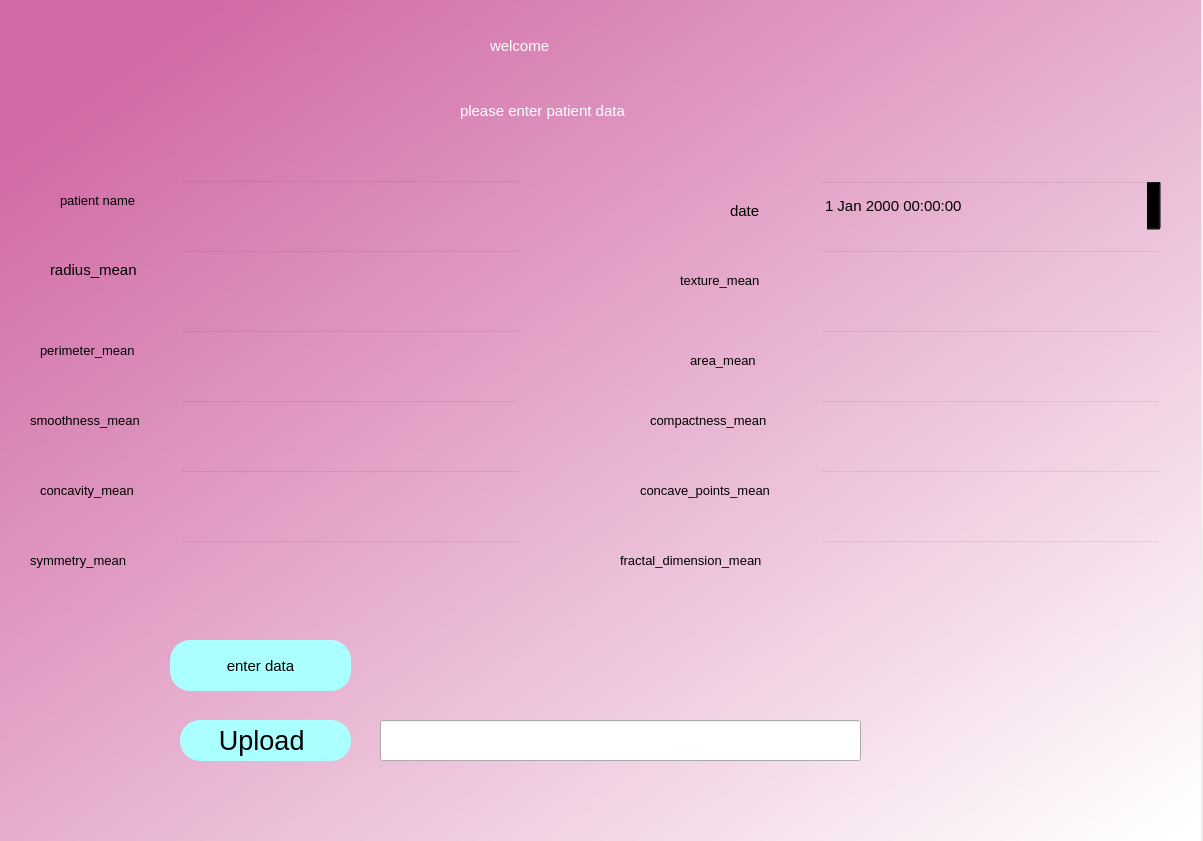
<?xml version="1.0" encoding="UTF-8"?>
<ui version="4.0">
 <class>Dialog</class>
 <widget class="QDialog" name="Dialog">
  <property name="geometry">
   <rect>
    <x>0</x>
    <y>0</y>
    <width>1203</width>
    <height>841</height>
   </rect>
  </property>
  <property name="sizeIncrement">
   <size>
    <width>1</width>
    <height>1</height>
   </size>
  </property>
  <property name="windowTitle">
   <string>Dialog</string>
  </property>
  <widget class="QWidget" name="bgwidget" native="true">
   <property name="geometry">
    <rect>
     <x>0</x>
     <y>0</y>
     <width>1201</width>
     <height>841</height>
    </rect>
   </property>
   <property name="font">
    <font>
     <pointsize>11</pointsize>
    </font>
   </property>
   <property name="styleSheet">
    <string notr="true">QWidget#bgwidget{
background-color:qlineargradient(spread:pad, x1:0.091, y1:0.101636, x2:0.991379, y2:0.977, stop:0 rgba(209, 107, 165, 255), stop:1 rgba(255, 255, 255, 255));}</string>
   </property>
   <widget class="QLabel" name="label">
    <property name="geometry">
     <rect>
      <x>490</x>
      <y>10</y>
      <width>241</width>
      <height>71</height>
     </rect>
    </property>
    <property name="styleSheet">
     <string notr="true">font: 36pt &quot;MS Shell Dlg 2&quot;; color:rgb(255, 255, 255)</string>
    </property>
    <property name="text">
     <string>welcome</string>
    </property>
   </widget>
   <widget class="QLabel" name="label_2">
    <property name="geometry">
     <rect>
      <x>460</x>
      <y>90</y>
      <width>311</width>
      <height>41</height>
     </rect>
    </property>
    <property name="styleSheet">
     <string notr="true">font: 16pt &quot;MS Shell Dlg 2&quot;;color:rgb(255, 255, 255)</string>
    </property>
    <property name="text">
     <string>please enter patient data</string>
    </property>
   </widget>
   <widget class="QPushButton" name="enterdata">
    <property name="geometry">
     <rect>
      <x>170</x>
      <y>640</y>
      <width>181</width>
      <height>51</height>
     </rect>
    </property>
    <property name="styleSheet">
     <string notr="true">border-radius:20px;
background-color: rgb(170, 255, 255);
font: 14pt &quot;MS Shell Dlg 2&quot;;</string>
    </property>
    <property name="text">
     <string>enter data</string>
    </property>
   </widget>
   <widget class="QLineEdit" name="symmetry_mean_enter">
    <property name="geometry">
     <rect>
      <x>180</x>
      <y>540</y>
      <width>341</width>
      <height>51</height>
     </rect>
    </property>
    <property name="styleSheet">
     <string notr="true">background-color:rgba(0,0,0,0);
font: 12pt &quot;MS Shell Dlg 2&quot;;</string>
    </property>
   </widget>
   <widget class="QLineEdit" name="radius_mean_enter">
    <property name="geometry">
     <rect>
      <x>180</x>
      <y>250</y>
      <width>341</width>
      <height>51</height>
     </rect>
    </property>
    <property name="styleSheet">
     <string notr="true">background-color:rgba(0,0,0,0);
font: 12pt &quot;MS Shell Dlg 2&quot;;</string>
    </property>
   </widget>
   <widget class="QLabel" name="label_3">
    <property name="geometry">
     <rect>
      <x>60</x>
      <y>190</y>
      <width>101</width>
      <height>20</height>
     </rect>
    </property>
    <property name="font">
     <font>
      <family>MS Shell Dlg 2</family>
      <pointsize>10</pointsize>
      <weight>50</weight>
      <italic>false</italic>
      <bold>false</bold>
     </font>
    </property>
    <property name="styleSheet">
     <string notr="true">font: 10pt &quot;MS Shell Dlg 2&quot;;</string>
    </property>
    <property name="text">
     <string>patient name</string>
    </property>
   </widget>
   <widget class="QLabel" name="radius_mean">
    <property name="geometry">
     <rect>
      <x>50</x>
      <y>260</y>
      <width>111</width>
      <height>20</height>
     </rect>
    </property>
    <property name="styleSheet">
     <string notr="true">font: 10pt &quot;MS Shell Dlg 2&quot;;</string>
    </property>
    <property name="text">
     <string>radius_mean</string>
    </property>
   </widget>
   <widget class="QLineEdit" name="fractal_dimension_mean_enter">
    <property name="geometry">
     <rect>
      <x>820</x>
      <y>540</y>
      <width>341</width>
      <height>51</height>
     </rect>
    </property>
    <property name="styleSheet">
     <string notr="true">background-color:rgba(0,0,0,0);
font: 12pt &quot;MS Shell Dlg 2&quot;;</string>
    </property>
   </widget>
   <widget class="QLineEdit" name="area_mean_enter">
    <property name="geometry">
     <rect>
      <x>820</x>
      <y>330</y>
      <width>341</width>
      <height>51</height>
     </rect>
    </property>
    <property name="styleSheet">
     <string notr="true">background-color:rgba(0,0,0,0);
font: 12pt &quot;MS Shell Dlg 2&quot;;</string>
    </property>
   </widget>
   <widget class="QLineEdit" name="texture_mean_enter">
    <property name="geometry">
     <rect>
      <x>820</x>
      <y>250</y>
      <width>341</width>
      <height>51</height>
     </rect>
    </property>
    <property name="styleSheet">
     <string notr="true">background-color:rgba(0,0,0,0);
font: 12pt &quot;MS Shell Dlg 2&quot;;</string>
    </property>
   </widget>
   <widget class="QLineEdit" name="perimeter_mean_enter">
    <property name="geometry">
     <rect>
      <x>180</x>
      <y>330</y>
      <width>341</width>
      <height>51</height>
     </rect>
    </property>
    <property name="styleSheet">
     <string notr="true">background-color:rgba(0,0,0,0);
font: 12pt &quot;MS Shell Dlg 2&quot;;</string>
    </property>
   </widget>
   <widget class="QLineEdit" name="compactness_mean_enter">
    <property name="geometry">
     <rect>
      <x>820</x>
      <y>400</y>
      <width>341</width>
      <height>51</height>
     </rect>
    </property>
    <property name="styleSheet">
     <string notr="true">background-color:rgba(0,0,0,0);
font: 12pt &quot;MS Shell Dlg 2&quot;;</string>
    </property>
   </widget>
   <widget class="QLineEdit" name="smoothness_mean_enter">
    <property name="geometry">
     <rect>
      <x>180</x>
      <y>400</y>
      <width>341</width>
      <height>51</height>
     </rect>
    </property>
    <property name="styleSheet">
     <string notr="true">background-color:rgba(0,0,0,0);
font: 12pt &quot;MS Shell Dlg 2&quot;;</string>
    </property>
   </widget>
   <widget class="QLineEdit" name="concavity_mean_enter">
    <property name="geometry">
     <rect>
      <x>180</x>
      <y>470</y>
      <width>341</width>
      <height>51</height>
     </rect>
    </property>
    <property name="styleSheet">
     <string notr="true">background-color:rgba(0,0,0,0);
font: 12pt &quot;MS Shell Dlg 2&quot;;</string>
    </property>
   </widget>
   <widget class="QLineEdit" name="concave_points_mean_enter">
    <property name="geometry">
     <rect>
      <x>820</x>
      <y>470</y>
      <width>341</width>
      <height>51</height>
     </rect>
    </property>
    <property name="styleSheet">
     <string notr="true">background-color:rgba(0,0,0,0);
font: 12pt &quot;MS Shell Dlg 2&quot;;</string>
    </property>
   </widget>
   <widget class="QLabel" name="fractal_dimension_mean">
    <property name="geometry">
     <rect>
      <x>620</x>
      <y>550</y>
      <width>191</width>
      <height>20</height>
     </rect>
    </property>
    <property name="font">
     <font>
      <family>MS Shell Dlg 2</family>
      <pointsize>10</pointsize>
      <weight>50</weight>
      <italic>false</italic>
      <bold>false</bold>
     </font>
    </property>
    <property name="styleSheet">
     <string notr="true">font: 10pt &quot;MS Shell Dlg 2&quot;;</string>
    </property>
    <property name="text">
     <string>fractal_dimension_mean</string>
    </property>
   </widget>
   <widget class="QLabel" name="texture_mean">
    <property name="geometry">
     <rect>
      <x>680</x>
      <y>270</y>
      <width>121</width>
      <height>20</height>
     </rect>
    </property>
    <property name="font">
     <font>
      <family>MS Shell Dlg 2</family>
      <pointsize>10</pointsize>
      <weight>50</weight>
      <italic>false</italic>
      <bold>false</bold>
     </font>
    </property>
    <property name="styleSheet">
     <string notr="true">font: 10pt &quot;MS Shell Dlg 2&quot;;</string>
    </property>
    <property name="text">
     <string>texture_mean</string>
    </property>
   </widget>
   <widget class="QLabel" name="area_mean">
    <property name="geometry">
     <rect>
      <x>690</x>
      <y>350</y>
      <width>101</width>
      <height>20</height>
     </rect>
    </property>
    <property name="font">
     <font>
      <family>MS Shell Dlg 2</family>
      <pointsize>10</pointsize>
      <weight>50</weight>
      <italic>false</italic>
      <bold>false</bold>
     </font>
    </property>
    <property name="styleSheet">
     <string notr="true">font: 10pt &quot;MS Shell Dlg 2&quot;;</string>
    </property>
    <property name="text">
     <string>area_mean</string>
    </property>
   </widget>
   <widget class="QLabel" name="compactness_mean">
    <property name="geometry">
     <rect>
      <x>650</x>
      <y>410</y>
      <width>151</width>
      <height>20</height>
     </rect>
    </property>
    <property name="font">
     <font>
      <family>MS Shell Dlg 2</family>
      <pointsize>10</pointsize>
      <weight>50</weight>
      <italic>false</italic>
      <bold>false</bold>
     </font>
    </property>
    <property name="styleSheet">
     <string notr="true">font: 10pt &quot;MS Shell Dlg 2&quot;;</string>
    </property>
    <property name="text">
     <string>compactness_mean</string>
    </property>
   </widget>
   <widget class="QLabel" name="concave_points_mean">
    <property name="geometry">
     <rect>
      <x>640</x>
      <y>480</y>
      <width>171</width>
      <height>20</height>
     </rect>
    </property>
    <property name="font">
     <font>
      <family>MS Shell Dlg 2</family>
      <pointsize>10</pointsize>
      <weight>50</weight>
      <italic>false</italic>
      <bold>false</bold>
     </font>
    </property>
    <property name="styleSheet">
     <string notr="true">font: 10pt &quot;MS Shell Dlg 2&quot;;</string>
    </property>
    <property name="text">
     <string>concave_points_mean</string>
    </property>
   </widget>
   <widget class="QLabel" name="perimeter_mean">
    <property name="geometry">
     <rect>
      <x>40</x>
      <y>340</y>
      <width>131</width>
      <height>20</height>
     </rect>
    </property>
    <property name="font">
     <font>
      <family>MS Shell Dlg 2</family>
      <pointsize>10</pointsize>
      <weight>50</weight>
      <italic>false</italic>
      <bold>false</bold>
     </font>
    </property>
    <property name="styleSheet">
     <string notr="true">font: 10pt &quot;MS Shell Dlg 2&quot;;</string>
    </property>
    <property name="text">
     <string>perimeter_mean</string>
    </property>
   </widget>
   <widget class="QLabel" name="smoothness_mean">
    <property name="geometry">
     <rect>
      <x>30</x>
      <y>410</y>
      <width>141</width>
      <height>20</height>
     </rect>
    </property>
    <property name="font">
     <font>
      <family>MS Shell Dlg 2</family>
      <pointsize>10</pointsize>
      <weight>50</weight>
      <italic>false</italic>
      <bold>false</bold>
     </font>
    </property>
    <property name="styleSheet">
     <string notr="true">font: 10pt &quot;MS Shell Dlg 2&quot;;</string>
    </property>
    <property name="text">
     <string>smoothness_mean</string>
    </property>
   </widget>
   <widget class="QLabel" name="concavity_mean">
    <property name="geometry">
     <rect>
      <x>40</x>
      <y>480</y>
      <width>121</width>
      <height>20</height>
     </rect>
    </property>
    <property name="font">
     <font>
      <family>MS Shell Dlg 2</family>
      <pointsize>10</pointsize>
      <weight>50</weight>
      <italic>false</italic>
      <bold>false</bold>
     </font>
    </property>
    <property name="styleSheet">
     <string notr="true">font: 10pt &quot;MS Shell Dlg 2&quot;;</string>
    </property>
    <property name="text">
     <string>concavity_mean</string>
    </property>
   </widget>
   <widget class="QLineEdit" name="patient_name_enter">
    <property name="geometry">
     <rect>
      <x>180</x>
      <y>180</y>
      <width>341</width>
      <height>51</height>
     </rect>
    </property>
    <property name="styleSheet">
     <string notr="true">background-color:rgba(0,0,0,0);
font: 12pt &quot;MS Shell Dlg 2&quot;;</string>
    </property>
   </widget>
   <widget class="QLabel" name="symmetry_mean">
    <property name="geometry">
     <rect>
      <x>30</x>
      <y>550</y>
      <width>131</width>
      <height>20</height>
     </rect>
    </property>
    <property name="font">
     <font>
      <family>MS Shell Dlg 2</family>
      <pointsize>10</pointsize>
      <weight>50</weight>
      <italic>false</italic>
      <bold>false</bold>
     </font>
    </property>
    <property name="styleSheet">
     <string notr="true">font: 10pt &quot;MS Shell Dlg 2&quot;;</string>
    </property>
    <property name="text">
     <string>symmetry_mean</string>
    </property>
   </widget>
   <widget class="QLabel" name="label_6">
    <property name="geometry">
     <rect>
      <x>730</x>
      <y>200</y>
      <width>33</width>
      <height>21</height>
     </rect>
    </property>
    <property name="styleSheet">
     <string notr="true">font: 10pt &quot;MS Shell Dlg 2&quot;;</string>
    </property>
    <property name="text">
     <string>date</string>
    </property>
   </widget>
   <widget class="QPushButton" name="Browse">
    <property name="geometry">
     <rect>
      <x>180</x>
      <y>720</y>
      <width>171</width>
      <height>41</height>
     </rect>
    </property>
    <property name="font">
     <font>
      <pointsize>20</pointsize>
     </font>
    </property>
    <property name="styleSheet">
     <string notr="true">border-radius:20px;
background-color: rgb(170, 255, 255);</string>
    </property>
    <property name="text">
     <string>Upload </string>
    </property>
   </widget>
   <widget class="QDateTimeEdit" name="date_enter">
    <property name="geometry">
     <rect>
      <x>820</x>
      <y>180</y>
      <width>341</width>
      <height>51</height>
     </rect>
    </property>
    <property name="styleSheet">
     <string notr="true">background-color:rgba(0,0,0,0);
font: 14pt &quot;MS Shell Dlg 2&quot;;</string>
    </property>
   </widget>
   <widget class="QLineEdit" name="filename">
    <property name="geometry">
     <rect>
      <x>380</x>
      <y>720</y>
      <width>481</width>
      <height>41</height>
     </rect>
    </property>
   </widget>
  </widget>
 </widget>
 <resources/>
 <connections/>
</ui>
